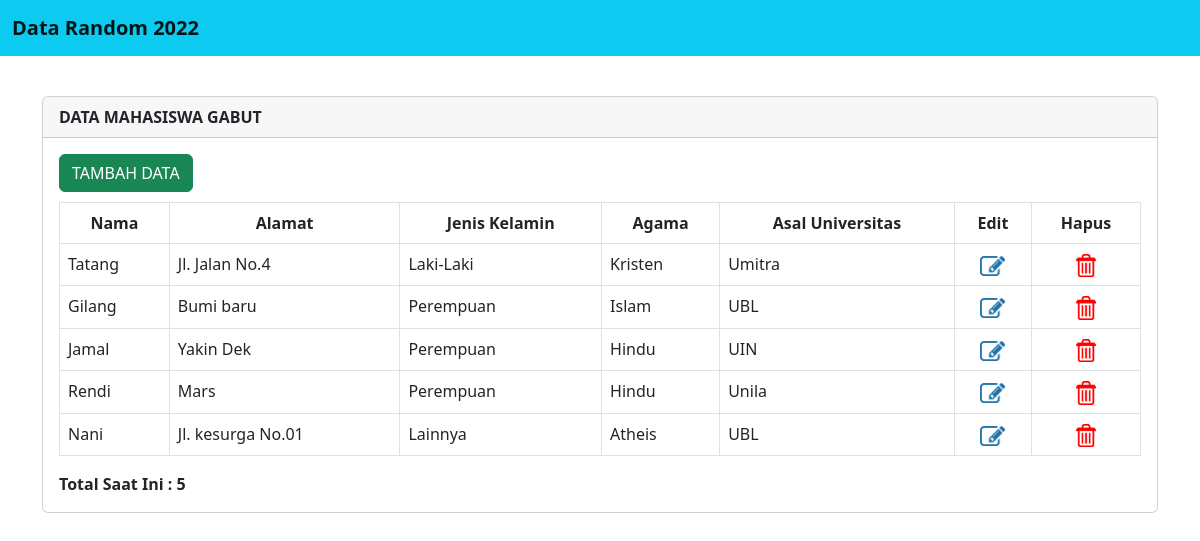
Page /list.php on the committed database.
### tables this page shows
CREATE TABLE `calon` (
  `id` int(11) NOT NULL,
  `nama` varchar(64) NOT NULL,
  `alamat` varchar(255) NOT NULL,
  `jenis_kelamin` varchar(16) NOT NULL,
  `agama` varchar(16) NOT NULL,
  `univ_asal` varchar(64) NOT NULL
);

### list.php (the view, shortened to what this page needs)
<?php include("config.php"); ?>
<!DOCTYPE HTML>
<html lang="en">
  <head>
	<link href="https://cdn.jsdelivr.net/npm/bootstrap@5.2.0-beta1/dist/css/bootstrap.min.css" rel="stylesheet">
  </head>
  <body>
	<nav class="navbar navbar-expand-lg bg-info">
		<div class="container-fluid">
			<a class="navbar-brand" href="#"><b> Data Random 2022</b></a>
		</div>
	</nav>
	<div class="container" style="margin-top: 40px">
		<div class="row">
			<div class="col-md-12">
				<div class="card">
					<div class="card-header">
						<b>DATA MAHASISWA GABUT</b>
					</div>
					<div class="card-body">
						<a href="form-daftar.php" class="btn btn-md btn-success" style="margin-bottom: 10px">TAMBAH DATA</a>
						<table class="table table-bordered" id="myTable">
							<thead align="center">
								<tr>
									<th scope="col">Nama</th>
									<th scope="col">Alamat</th>
									<th scope="col">Jenis Kelamin</th>
									<th scope="col">Agama</th>
									<th scope="col">Asal Universitas</th>
									<th scope="col">Edit</th>
									<th scope="col">Hapus</th>
								</tr>
							</thead>
		<tbody>
		<?php
		$sql = "SELECT * FROM calon";
		$query = mysqli_query($db, $sql);
		while($siswa = mysqli_fetch_array($query)){
			echo "<tr>";
			echo "<td>".$siswa['nama']."</td>";
			echo "<td>".$siswa['alamat']."</td>";
			echo "<td>".$siswa['jenis_kelamin']."</td>";
			echo "<td>".$siswa['agama']."</td>";
			echo "<td>".$siswa['univ_asal']."</td>";
			echo "<td align='center'>";
			echo "<a href='form-edit.php?id=".$siswa['id']."'> <img src='edit.png' alt='Edit' width='25px' border=0> </a> ";
			echo "</td>";
			echo "<td align='center'>";
			echo "<a href='hapus.php?id=".$siswa['id']."'> <img src='hapus.png' alt='Hapus' width='20px' border=0> </a>";
			echo "</td>";
			echo "</tr>";
		}
		?>
	</tbody>
	</table>
	<b>Total Saat Ini : <?php echo mysqli_num_rows($query) ?></b>
	</body>
</html>

### rows in the picture
calon: nama "Tatang", alamat "Jl. Jalan No.4", jenis_kelamin "Laki-Laki", agama "Kristen", univ_asal "Umitra"
calon: nama "Gilang", alamat "Bumi baru", jenis_kelamin "Perempuan", agama "Islam", univ_asal "UBL"
calon: nama "Jamal", alamat "Yakin Dek", jenis_kelamin "Perempuan", agama "Hindu", univ_asal "UIN"
calon: nama "Rendi", alamat "Mars", jenis_kelamin "Perempuan", agama "Hindu", univ_asal "Unila"
calon: nama "Nani", alamat "Jl. kesurga No.01", jenis_kelamin "Lainnya", agama "Atheis", univ_asal "UBL"

### other values in the picture
mysqli_num_rows($query) "5"
